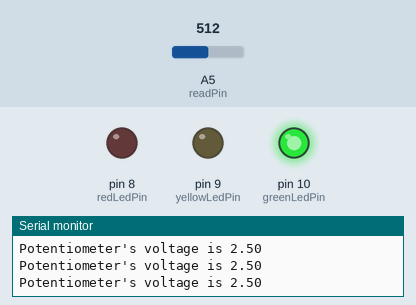
This sketch was run on a simulated Arduino Uno, built with avr-gcc and run on an emulated ATmega328P. On the bench: output pins drawn as LEDs (lit = HIGH), the last lines printed to the serial monitor. The inputs (shaded band) are chosen by the test bench; at power-on: A5 (readPin) = 512.

Above: at 1.3 s.
1.4 s: A5 (readPin) set to 595
2.9 s: A5 (readPin) set to 625
At 4.2 s:
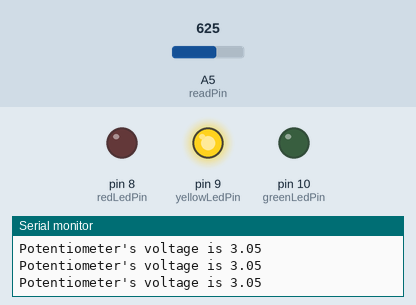
4.5 s: A5 (readPin) set to 805
6.0 s: A5 (readPin) set to 828
At 6.7 s:
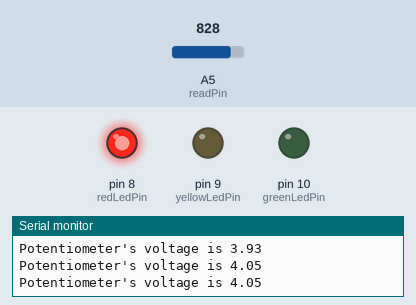
7.5 s: A5 (readPin) set to 716
At 7.9 s:
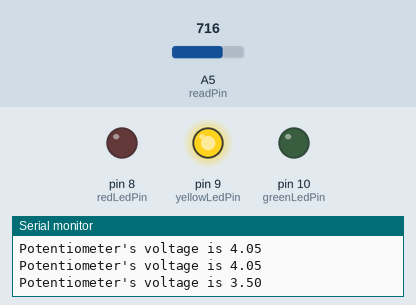
9.0 s: A5 (readPin) set to 900
At 10.4 s:
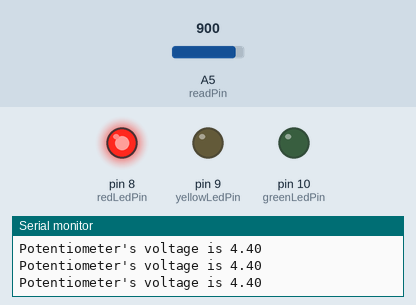
Timing chart, 0 to 11.5 s (numbered marks = the images above; inputs shaded):
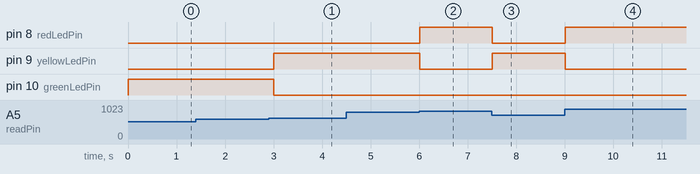

Measured:
- the behaviour switches between 613 and 614 on A5 (readPin) (found by bisection; images 0 and 1)
- the behaviour switches between 818 and 819 on A5 (readPin) (found by bisection; images 1 and 2)
- after the input at 2.9 s, pin 9 (yellowLedPin): LOW → HIGH after 0.11 s; pin 10 (greenLedPin): HIGH → LOW after 0.11 s
- after the input at 6.0 s, pin 8 (redLedPin): LOW → HIGH at once; pin 9 (yellowLedPin): HIGH → LOW at once
- after the input at 7.5 s, pin 8 (redLedPin): HIGH → LOW at once; pin 9 (yellowLedPin): LOW → HIGH at once
- after the input at 9.0 s, pin 8 (redLedPin): LOW → HIGH at once; pin 9 (yellowLedPin): HIGH → LOW at once

The sketch:

Potentiometer_with_3_LEDs.ino
```cpp
int readPin = A5;
int redLedPin = 8;
int yellowLedPin = 9;
int greenLedPin = 10;

void setup() {
  Serial.begin(9600);
  pinMode(readPin, INPUT);
  pinMode(redLedPin, OUTPUT);
  pinMode(yellowLedPin, OUTPUT);
  pinMode(greenLedPin, OUTPUT);
}

void loop() {
  int val = analogRead(readPin);
  float v2 = (5. / 1023.) * val;
  Serial.print("Potentiometer's voltage is ");
  Serial.println(v2);

  if (v2 > 4) {
    digitalWrite(redLedPin, HIGH);
    digitalWrite(yellowLedPin, LOW);
    digitalWrite(greenLedPin, LOW);
  } else if(v2 <= 4 && v2 > 3) {
    digitalWrite(redLedPin, LOW);
    digitalWrite(yellowLedPin, HIGH);
    digitalWrite(greenLedPin, LOW);
  } else {
    digitalWrite(redLedPin, LOW);
    digitalWrite(yellowLedPin, LOW);
    digitalWrite(greenLedPin, HIGH);
  }

  delay(500);
}
```
